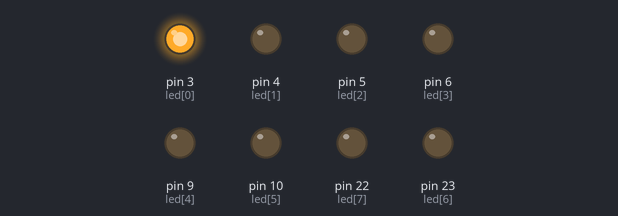
Recording of a sketch running on a simulated Arduino Mega 2560, built with avr-gcc and run on an emulated ATmega2560. Parts: output pins drawn as LEDs (lit = HIGH).

Above: at 0.05 s.
At 0.45 s:
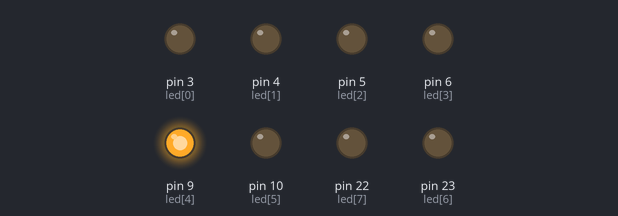
At 0.75 s:
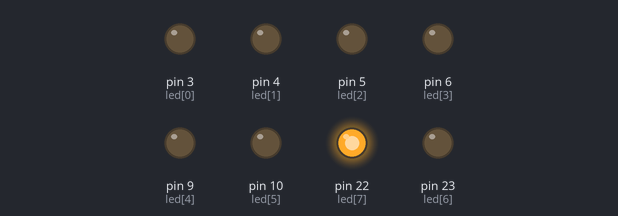
At 1.55 s:
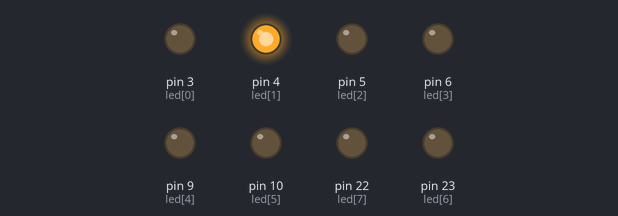
At 2.35 s:
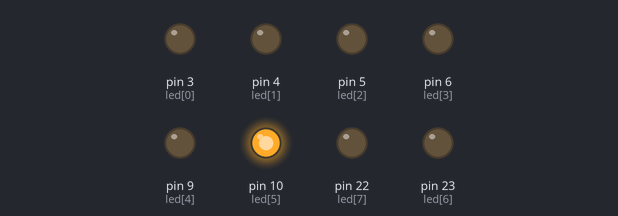
At 3.15 s:
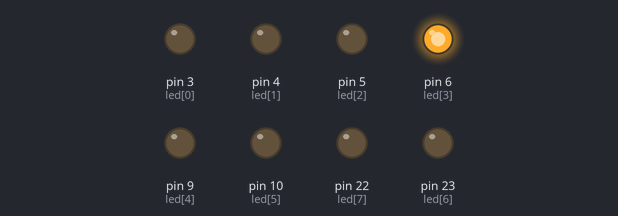
Timing chart, 0 to 3.5 s (numbered marks = the images above):
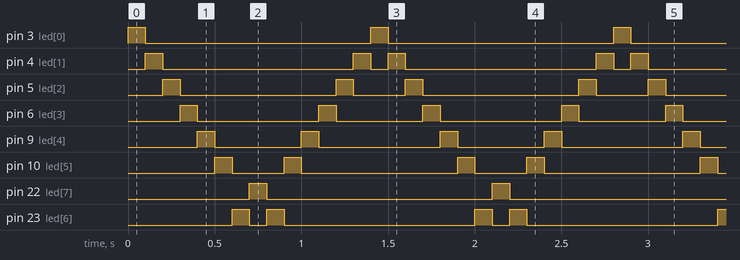

Measured:
- by itself, pin 3 (led[0]), pin 22 (led[7]): alternates HIGH for 0.10 s and LOW for 1.3 s
- by itself, pin 4 (led[1]): repeats every 1.4 s: LOW 1.1 s, HIGH 0.10 s, LOW 0.10 s, HIGH 0.10 s
- by itself, pin 5 (led[2]): repeats every 1.4 s: LOW 0.90 s, HIGH 0.10 s, LOW 0.30 s, HIGH 0.10 s
- by itself, pin 6 (led[3]): repeats every 1.4 s: LOW 0.70 s, HIGH 0.10 s, LOW 0.50 s, HIGH 0.10 s
- by itself, pin 9 (led[4]): repeats every 1.4 s: LOW 0.50 s, HIGH 0.10 s, LOW 0.70 s, HIGH 0.10 s
- by itself, pin 10 (led[5]): repeats every 1.4 s: LOW 0.30 s, HIGH 0.10 s, LOW 0.90 s, HIGH 0.10 s
- by itself, pin 23 (led[6]): repeats every 1.4 s: LOW 0.10 s, HIGH 0.10 s, LOW 1.1 s, HIGH 0.10 s

The sketch:

ledrider.ino
```cpp
// (licence header left out)
/*
 * The circuit:
 * Connect every LED pin to blue LED and 1k resistor and GND.
 * pin --- LED --- resistor 1k --- GND
 * All this pins have PWM.
 */

const int led[]={3,4,5,6,9,10,23,22};
const int ledsize=sizeof(led)/sizeof(int);
int pos=0;
int dir=1;

// select algorithm
#define algo_digital
//#define algo_analog1
//#define algo_analog2

// speed in millis (500-slow, 100-normal, 10-fast)
#define spd 100

void setup()
{
for(int i=0;i<ledsize;i++)
  pinMode(led[i], OUTPUT);
}

void loop()
{
for(int i=0;i<ledsize;i++)
  {
  // simple moving LED
  #if defined(algo_digital)
  digitalWrite(led[i], i==pos ? HIGH : LOW);
  #endif

  // active LED is brighter, inactive LED is lighter
  #if defined(algo_analog1)
  analogWrite(led[i], i==pos ? 40 : 1);
  #endif

  // 3 different light intesities
  #if defined(algo_analog2)
  int val=0;
  switch(abs(i-pos))
    {
    case 0: // active
      val=40;break;
    case 1: // one to the left and one to the right
      val=10;break;
    default:// inactive
      val=1;break;
    }
  analogWrite(led[i], val);
  #endif
  }

pos+=dir;
if(pos==0)
  dir=1; // move to the right
if(pos==ledsize-1)
  dir=-1; // move to the left
delay(spd);
}
```
